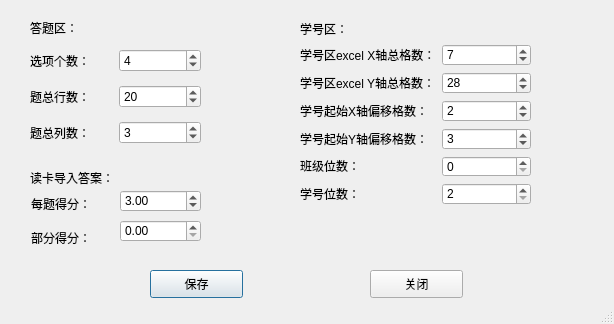
<?xml version="1.0" encoding="UTF-8"?>
<ui version="4.0">
 <class>configDialog</class>
 <widget class="QDialog" name="configDialog">
  <property name="geometry">
   <rect>
    <x>0</x>
    <y>0</y>
    <width>614</width>
    <height>324</height>
   </rect>
  </property>
  <property name="windowTitle">
   <string>参数设置</string>
  </property>
  <property name="sizeGripEnabled">
   <bool>true</bool>
  </property>
  <widget class="QPushButton" name="pushButton">
   <property name="geometry">
    <rect>
     <x>150</x>
     <y>270</y>
     <width>93</width>
     <height>28</height>
    </rect>
   </property>
   <property name="text">
    <string>保存</string>
   </property>
  </widget>
  <widget class="QPushButton" name="pushButton_2">
   <property name="geometry">
    <rect>
     <x>370</x>
     <y>270</y>
     <width>93</width>
     <height>28</height>
    </rect>
   </property>
   <property name="text">
    <string>关闭</string>
   </property>
  </widget>
  <widget class="QWidget" name="layoutWidget">
   <property name="geometry">
    <rect>
     <x>300</x>
     <y>20</y>
     <width>231</width>
     <height>185</height>
    </rect>
   </property>
   <layout class="QGridLayout" name="gridLayout">
    <item row="5" column="0">
     <widget class="QLabel" name="label_10">
      <property name="text">
       <string>&lt;html&gt;&lt;head/&gt;&lt;body&gt;&lt;p&gt;班级位数：&lt;/p&gt;&lt;/body&gt;&lt;/html&gt;</string>
      </property>
     </widget>
    </item>
    <item row="0" column="0">
     <widget class="QLabel" name="label_5">
      <property name="text">
       <string>学号区：</string>
      </property>
     </widget>
    </item>
    <item row="2" column="0">
     <widget class="QLabel" name="label_6">
      <property name="text">
       <string>学号区excel Y轴总格数：</string>
      </property>
     </widget>
    </item>
    <item row="3" column="0">
     <widget class="QLabel" name="label_7">
      <property name="text">
       <string>学号起始X轴偏移格数：</string>
      </property>
     </widget>
    </item>
    <item row="4" column="0">
     <widget class="QLabel" name="label_9">
      <property name="text">
       <string>&lt;html&gt;&lt;head/&gt;&lt;body&gt;&lt;p&gt;学号起始Y轴偏移格数：&lt;/p&gt;&lt;/body&gt;&lt;/html&gt;</string>
      </property>
     </widget>
    </item>
    <item row="6" column="0">
     <widget class="QLabel" name="label_11">
      <property name="text">
       <string>&lt;html&gt;&lt;head/&gt;&lt;body&gt;&lt;p&gt;学号位数：&lt;/p&gt;&lt;/body&gt;&lt;/html&gt;</string>
      </property>
     </widget>
    </item>
    <item row="4" column="1">
     <widget class="QSpinBox" name="spinBox_7">
      <property name="minimum">
       <number>1</number>
      </property>
      <property name="maximum">
       <number>10</number>
      </property>
      <property name="singleStep">
       <number>1</number>
      </property>
      <property name="value">
       <number>3</number>
      </property>
      <property name="displayIntegerBase">
       <number>10</number>
      </property>
     </widget>
    </item>
    <item row="6" column="1">
     <widget class="QSpinBox" name="spinBox_9">
      <property name="minimum">
       <number>2</number>
      </property>
      <property name="maximum">
       <number>10</number>
      </property>
      <property name="singleStep">
       <number>1</number>
      </property>
      <property name="value">
       <number>2</number>
      </property>
      <property name="displayIntegerBase">
       <number>10</number>
      </property>
     </widget>
    </item>
    <item row="5" column="1">
     <widget class="QSpinBox" name="spinBox_8">
      <property name="minimum">
       <number>0</number>
      </property>
      <property name="maximum">
       <number>5</number>
      </property>
      <property name="singleStep">
       <number>1</number>
      </property>
      <property name="value">
       <number>0</number>
      </property>
      <property name="displayIntegerBase">
       <number>10</number>
      </property>
     </widget>
    </item>
    <item row="1" column="1">
     <widget class="QSpinBox" name="spinBox_4">
      <property name="minimum">
       <number>1</number>
      </property>
      <property name="maximum">
       <number>10</number>
      </property>
      <property name="value">
       <number>7</number>
      </property>
     </widget>
    </item>
    <item row="2" column="1">
     <widget class="QSpinBox" name="spinBox_5">
      <property name="minimum">
       <number>1</number>
      </property>
      <property name="value">
       <number>28</number>
      </property>
     </widget>
    </item>
    <item row="1" column="0">
     <widget class="QLabel" name="label_8">
      <property name="text">
       <string>学号区excel X轴总格数：</string>
      </property>
     </widget>
    </item>
    <item row="3" column="1">
     <widget class="QSpinBox" name="spinBox_6">
      <property name="minimum">
       <number>1</number>
      </property>
      <property name="maximum">
       <number>10</number>
      </property>
      <property name="singleStep">
       <number>1</number>
      </property>
      <property name="value">
       <number>2</number>
      </property>
      <property name="displayIntegerBase">
       <number>10</number>
      </property>
     </widget>
    </item>
   </layout>
  </widget>
  <widget class="QLabel" name="label">
   <property name="geometry">
    <rect>
     <x>30</x>
     <y>20</y>
     <width>60</width>
     <height>16</height>
    </rect>
   </property>
   <property name="text">
    <string>答题区：</string>
   </property>
  </widget>
  <widget class="QWidget" name="layoutWidget">
   <property name="geometry">
    <rect>
     <x>30</x>
     <y>42</y>
     <width>171</width>
     <height>111</height>
    </rect>
   </property>
   <layout class="QGridLayout" name="gridLayout_2">
    <item row="0" column="0">
     <widget class="QLabel" name="label_4">
      <property name="text">
       <string>选项个数：</string>
      </property>
     </widget>
    </item>
    <item row="0" column="1">
     <widget class="QSpinBox" name="spinBox_1">
      <property name="minimum">
       <number>2</number>
      </property>
      <property name="maximum">
       <number>8</number>
      </property>
      <property name="value">
       <number>4</number>
      </property>
     </widget>
    </item>
    <item row="1" column="0">
     <widget class="QLabel" name="label_3">
      <property name="text">
       <string>题总行数：</string>
      </property>
     </widget>
    </item>
    <item row="1" column="1">
     <widget class="QSpinBox" name="spinBox_2">
      <property name="minimum">
       <number>1</number>
      </property>
      <property name="maximum">
       <number>100</number>
      </property>
      <property name="singleStep">
       <number>1</number>
      </property>
      <property name="value">
       <number>20</number>
      </property>
      <property name="displayIntegerBase">
       <number>10</number>
      </property>
     </widget>
    </item>
    <item row="2" column="0">
     <widget class="QLabel" name="label_2">
      <property name="text">
       <string>题总列数：</string>
      </property>
     </widget>
    </item>
    <item row="2" column="1">
     <widget class="QSpinBox" name="spinBox_3">
      <property name="minimum">
       <number>1</number>
      </property>
      <property name="maximum">
       <number>10</number>
      </property>
      <property name="value">
       <number>3</number>
      </property>
     </widget>
    </item>
   </layout>
  </widget>
  <widget class="QLabel" name="label_12">
   <property name="geometry">
    <rect>
     <x>30</x>
     <y>170</y>
     <width>121</width>
     <height>16</height>
    </rect>
   </property>
   <property name="text">
    <string>读卡导入答案：</string>
   </property>
  </widget>
  <widget class="QLabel" name="label_13">
   <property name="geometry">
    <rect>
     <x>31</x>
     <y>193</y>
     <width>81</width>
     <height>21</height>
    </rect>
   </property>
   <property name="text">
    <string>每题得分：</string>
   </property>
  </widget>
  <widget class="QLabel" name="label_14">
   <property name="geometry">
    <rect>
     <x>31</x>
     <y>227</y>
     <width>81</width>
     <height>21</height>
    </rect>
   </property>
   <property name="text">
    <string>部分得分：</string>
   </property>
  </widget>
  <widget class="QDoubleSpinBox" name="doubleSpinBox">
   <property name="geometry">
    <rect>
     <x>120</x>
     <y>190</y>
     <width>81</width>
     <height>22</height>
    </rect>
   </property>
   <property name="singleStep">
    <double>1.000000000000000</double>
   </property>
   <property name="value">
    <double>3.000000000000000</double>
   </property>
  </widget>
  <widget class="QDoubleSpinBox" name="doubleSpinBox_2">
   <property name="geometry">
    <rect>
     <x>120</x>
     <y>220</y>
     <width>81</width>
     <height>22</height>
    </rect>
   </property>
  </widget>
 </widget>
 <resources/>
 <connections/>
</ui>
